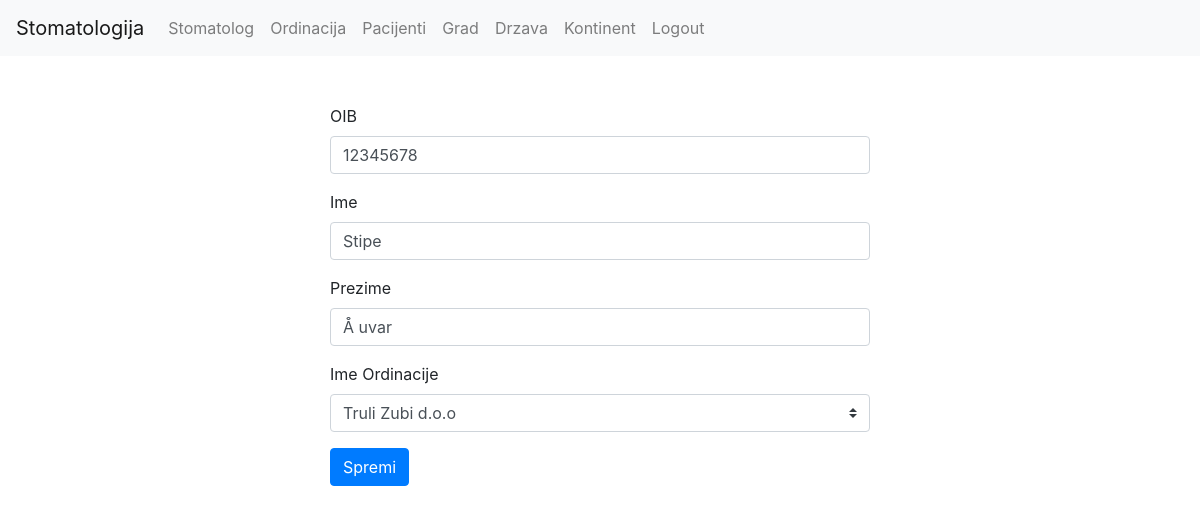
Page /pacijent/form.php?id=17 on the committed database.
### tables this page shows
CREATE TABLE `pacijent` (
  `id` int(11) NOT NULL,
  `oib` int(11) NOT NULL,
  `first_name` varchar(255) NOT NULL,
  `last_name` varchar(255) NOT NULL,
  `ordination_id` int(11) NOT NULL
);

CREATE TABLE `ordinacija` (
  `id` int(11) NOT NULL,
  `ordination_name` varchar(255) NOT NULL,
  `city_id` int(11) NOT NULL
);

### pacijent/form.php (the view, shortened to what this page needs)
<?php
require('../util/db.php');
require('../frontend/header.php');
require('../frontend/footer.php');
$isEditing = isset($_GET['id']);
$stmt = $db->query('SELECT * FROM ordinacija');
$ordinations = $stmt->fetchAll();
if($isEditing) {
	$id = $_GET['id'];
	$sql = 'SELECT * FROM pacijent WHERE id = :id';
	$stmt = $db->prepare($sql);
	$stmt->execute(['id' => $id]);
	$patient = $stmt->fetch();
}
echo $header;
?>
<div class="container">
	<div class="row">
		<div class="col-sm-6 mx-auto mt-5">
			<form action="/stomatologija/pacijent/form.php" method="POST">
				<div class="form-group">
					<label for="oib">OIB</label>
					<input value="<?= @$patient['oib'] ?>" name="oib" type="text" class="form-control" id="oib" placeholder="123456789">
				</div>
				<div class="form-group">
					<label for="first_name">Ime</label>
					<input value="<?= @$patient['first_name'] ?>" name="first_name" type="text" class="form-control" id="first_name" placeholder="Ime">
				</div>
                <div class="form-group">
					<label for="last_name">Prezime</label>
					<input value="<?= @$patient['last_name'] ?>" name="last_name" type="text" class="form-control" id="last_name" placeholder="Prezime">
				</div>
				<div class="form-group">
					<label for="name">Ime Ordinacije</label>
					<select name="ordination_id" class="custom-select">
					<?php foreach($ordinations as $ordination) { ?>
						<option value="<?php echo $ordination['id']; ?>"
							<?php if(isset($patient) && $ordination['id'] == $patient['ordination_id']) echo 'selected';  ?>>
						<?php echo $ordination['ordination_name']; ?>
						</option>
					<?php } ?>
					</select>
				</div>
				<button type="submit" class="btn btn-primary">Spremi</button>
			</form>
		</div>
	</div>
</div>
<?php
echo $footer;
?>

### rows in the picture
pacijent: oib "12345678", first_name "Stipe", last_name "Å uvar", ordination_id "Truli Zubi d.o.o"
